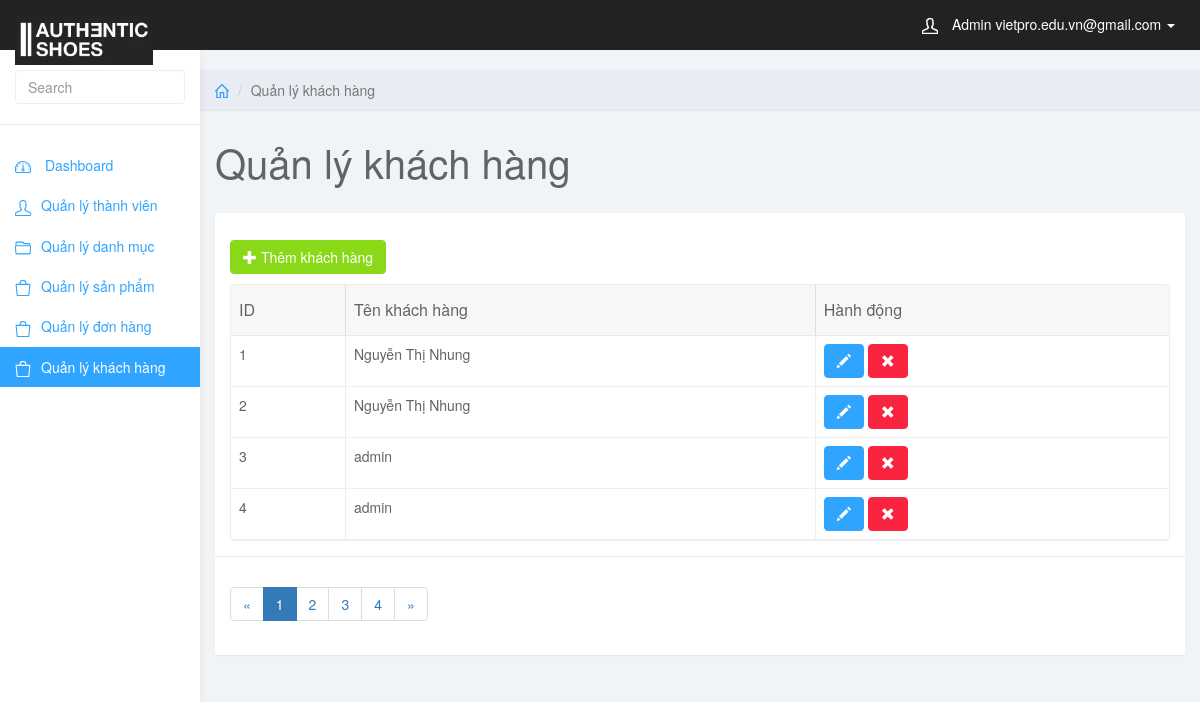
/admin/index.php?page_layout=customer (signed in), run on the app's committed database.
### tables this page shows
CREATE TABLE `customer` (
  `customer_id` int(11) NOT NULL,
  `customer_full` varchar(255) NOT NULL,
  `customer_mail` varchar(255) NOT NULL,
  `customer_pass` varchar(255) NOT NULL
);

### admin/customer.php (the view, shortened to what this page needs)
<?php
if (isset($_GET['page'])) {
	$page = $_GET['page'];
} else {
	$page = 1;
}
$row_per_page = 4;
$per_row = $page * $row_per_page - $row_per_page;
echo $total_rows = mysqli_num_rows(mysqli_query($conn, 'SELECT * FROM customer'));
$total_page = ceil($total_rows / $row_per_page);
$list_page = '';
$page_prev = $page + 1;
$list_page .= '<li class="page-item"><a class="page-link" href="index.php?page_layout=customer&page=' . $page_prev . '">&laquo;</a></li>';
for ($i = 1; $i <= $total_page; $i++) {
	if ($i == $page) {
		$active = 'active';
	} else {
		$active = '';
	}
	$list_page .= '<li class="page-item ' . $active . '"><a class="page-link" href="index.php?page_layout=customer&page=' . $i . '">' . $i . '</a></li>';
}
$page_next = $page + 1;
$list_page .= '<li class="page-item"><a class="page-link" href="index.php?page_layout=customer&page=' . $page_next . '">&raquo;</a></li>';
?>
<div class="col-sm-9 col-sm-offset-3 col-lg-10 col-lg-offset-2 main">
	<div class="row">
		<ol class="breadcrumb">
			<li><a href="index.php"><svg class="glyph stroked home"><use xlink:href="#stroked-home"></use></svg></a></li>
			<li class="active">Quản lý khách hàng</li>
		</ol>
	</div>
	<div class="row">
		<div class="col-lg-12">
			<h1 class="page-header">Quản lý khách hàng</h1>
		</div>
	</div>
	<div id="toolbar" class="btn-group">
		<a href="index.php?page_layout=add_customer" class="btn btn-success">
			<i class="glyphicon glyphicon-plus"></i> Thêm khách hàng
		</a>
	</div>
	<div class="row">
		<div class="col-md-12">
			<div class="panel panel-default">
				<div class="panel-body">
					<table data-toolbar="#toolbar" data-toggle="table">
						<thead>
							<tr>
								<th data-field="id" data-sortable="true">ID</th>
								<th>Tên khách hàng</th>
								<th>Hành động</th>
							</tr>
						</thead>
						<tbody>
							<?php
							$sql = "SELECT * FROM customer ORDER BY customer_id ASC LIMIT " . $per_row . ',' . $row_per_page;
							$query = mysqli_query($conn, $sql);
							while ($row = mysqli_fetch_array($query)) {
							?>
								<tr>
									<td style=""><?php echo $row['customer_id']; ?></td>
									<td style=""><?php echo $row['customer_full']; ?></td>
									<td class="form-group">
										<a href="index.php?page_layout=edit_customer&&customer_id=<?php echo $row['customer_id']; ?>" class="btn btn-primary"><i class="glyphicon glyphicon-pencil"></i></a>
										<a href="del_customer.php?customer_id=<?php echo $row['customer_id']; ?>" class="btn btn-danger"><i class="glyphicon glyphicon-remove"></i></a>
									</td>
								</tr>
							<?php
							}
							?>
						</tbody>
					</table>
				</div>
				<div class="panel-footer">
					<nav aria-label="Page navigation example">
						<ul class="pagination">
							<?php echo $list_page; ?>
						</ul>
					</nav>
				</div>
			</div>
		</div>
	</div>
</div>

### admin/css/styles.css (style rules this page uses)
body { background: #f1f4f7; padding-top: 50px; color: #5f6468; }
a, a:hover, a:focus { color: #30a5ff; }
h1, h2, h3, h4, h5, h6 { color: #5f6468; }
h1 { font-weight: 300; font-size: 40px; }
.btn-primary, .btn-primary:hover, .btn-primary:focus, .btn-primary:active, .btn-primary.active, .open>.dropdown-toggle.btn-primary, .btn-primary.disabled, .btn-primary[disabled], fieldset[disabled] .btn-primary, .btn-primary.disabled:hover, .btn-primary[disabled]:hover, fieldset[disabled] .btn-primary:hover, .btn-primary.disabled:focus, .btn-primary[disabled]:focus, fieldset[disabled] .btn-primary:focus, .btn-primary.disabled:active, .btn-primary[disabled]:active, fieldset[disabled] .btn-primary:active, .btn-primary.disabled.active, .btn-primary[disabled].active, fieldset[disabled] .btn-primary.active { background-color: #30a5ff; border-color: #30a5ff; }
.btn-success, .btn-success:hover, .btn-success:focus, .btn-success:active, .btn-success.active, .open>.dropdown-toggle.btn-success, .btn-success.disabled, .btn-success[disabled], fieldset[disabled] .btn-success, .btn-success.disabled:hover, .btn-success[disabled]:hover, fieldset[disabled] .btn-success:hover, .btn-success.disabled:focus, .btn-success[disabled]:focus, fieldset[disabled] .btn-success:focus, .btn-success.disabled:active, .btn-success[disabled]:active, fieldset[disabled] .btn-success:active, .btn-success.disabled.active, .btn-success[disabled].active, fieldset[disabled] .btn-success.active { background-color: #8ad919; border-color: #8ad919; }
.btn-danger, .btn-danger:hover, .btn-danger:focus, .btn-danger:active, .btn-danger.active, .open>.dropdown-toggle.btn-danger, .btn-danger.disabled, .btn-danger[disabled], fieldset[disabled] .btn-danger, .btn-danger.disabled:hover, .btn-danger[disabled]:hover, fieldset[disabled] .btn-danger:hover, .btn-danger.disabled:focus, .btn-danger[disabled]:focus, fieldset[disabled] .btn-danger:focus, .btn-danger.disabled:active, .btn-danger[disabled]:active, fieldset[disabled] .btn-danger:active, .btn-danger.disabled.active, .btn-danger[disabled].active, fieldset[disabled] .btn-danger.active { background-color: #f9243f; border-color: #f9243f; }
.panel { border: 0; }
.panel-footer { background: #fff; border-top: 1px solid #eee; }
.breadcrumb { border-radius: 0; padding: 10px 15px; background: #e9ecf2; box-shadow: 0 1px 1px rgba(0, 0, 0, .05); margin: 0; }
h1.page-header { margin-top: 30px; border-bottom: 0; }
.table { background: #fff; }
.breadcrumb .glyph { height: 14px; width: 14px; margin: -2px 0 0 0; stroke-width: 4px; }

### data on the page
customer: customer_id "1", customer_full "Nguyễn Thị Nhung"
customer: customer_id "2", customer_full "Nguyễn Thị Nhung"
customer: customer_id "3", customer_full "admin"
customer: customer_id "4", customer_full "admin"

### other printed values
$_SESSION['mail'] "vietpro.edu.vn@gmail.com"
